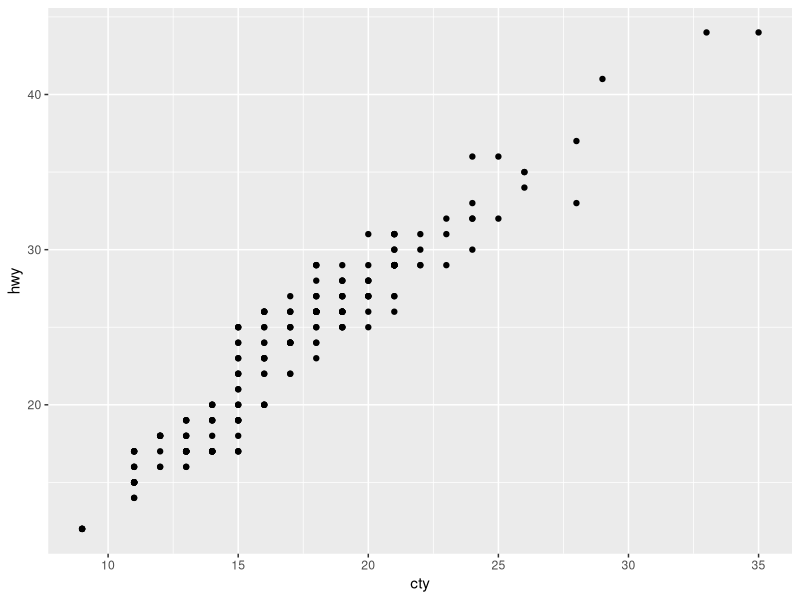
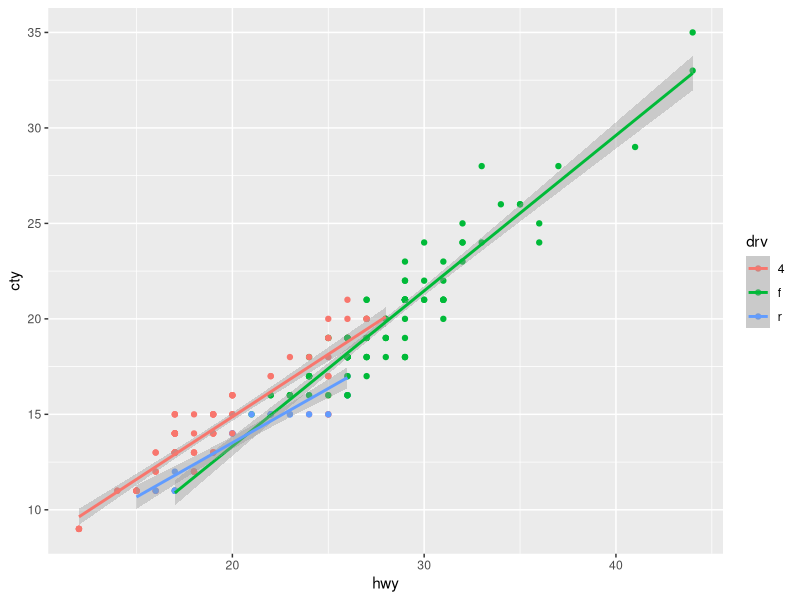
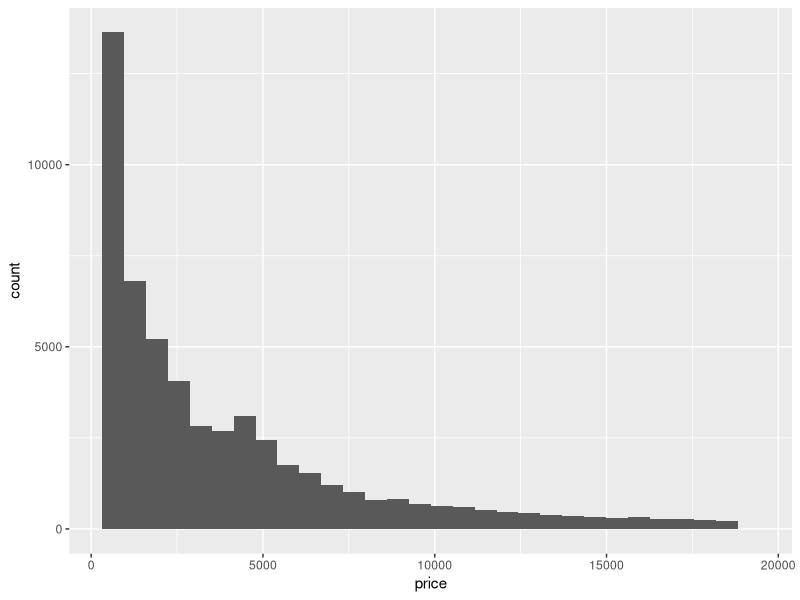
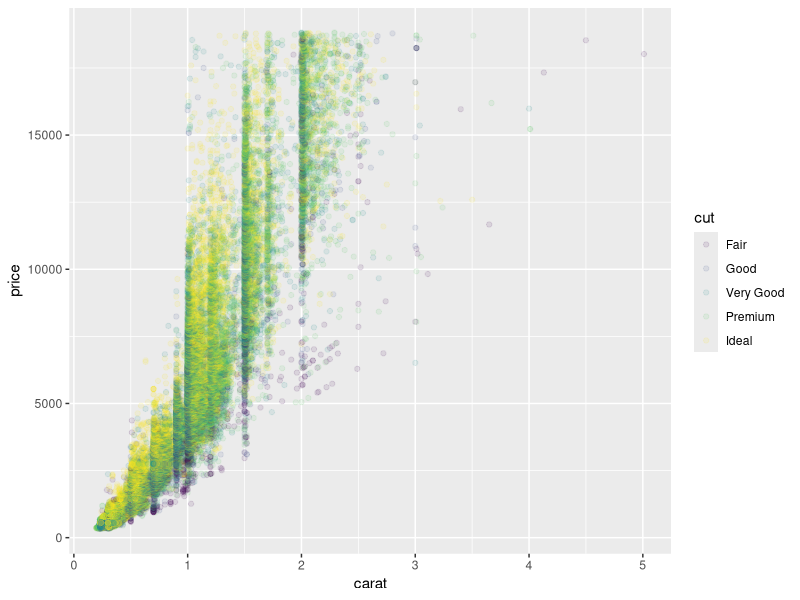
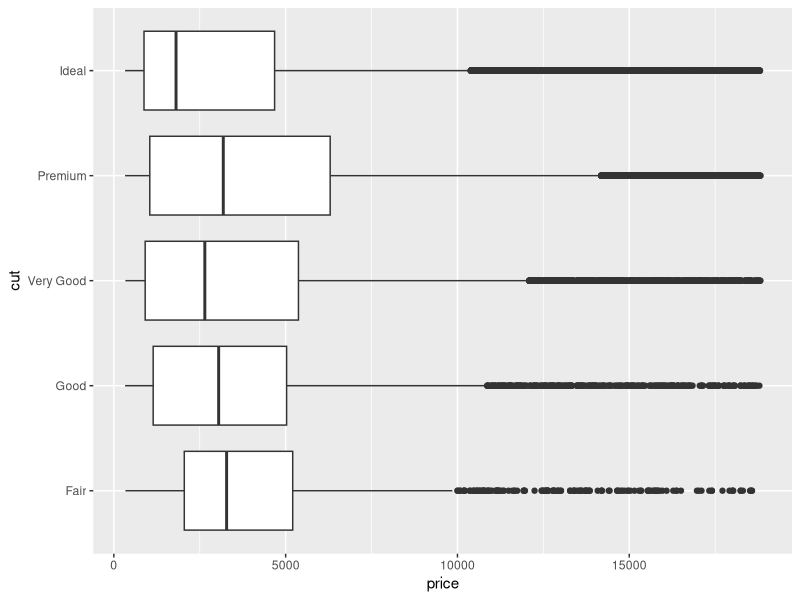
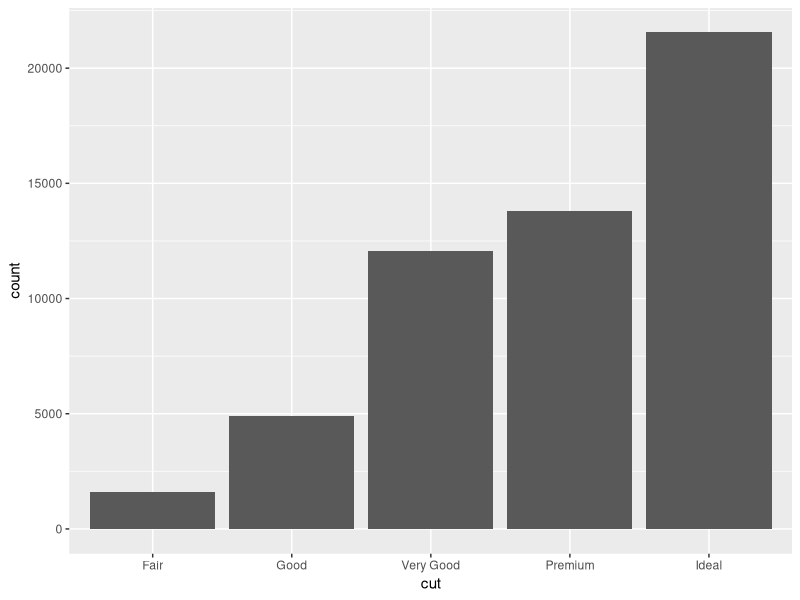

R code for these plots, in order: (Note: this script raises an error after producing the figures.)
## ---- chunk 1
knitr::opts_chunk$set(echo = TRUE)
## ---- chunk 2
library(ggplot2)
## ---- chunk 3
mpg
## ---- chunk 4
ggplot(mpg, aes(x=cty, y=hwy)) +
  geom_point()

## ---- chunk 5
ggplot(mpg, aes(x=hwy, y=cty, colour=drv)) +
  geom_point() +
  geom_smooth(method='lm')
## ---- chunk 6
diamonds
## ---- chunk 7
# Histogram
ggplot(diamonds, aes(x = price)) +
  geom_histogram()

# Area
# ggplot(diamonds, aes(x = price, fill=cut)) +
#   geom_area(stat="bin", bins=100)

# Density (kernel estimation)
# ggplot(diamonds, aes(x = price)) +
#   geom_density()

## ---- chunk 8
ggplot(diamonds, aes(x = carat, 
                     y = price, 
                     colour = cut)) +
geom_point(alpha=0.1)  
# geom_rug() 
# geom_smooth()

## ---- chunk 9

ggplot(diamonds, aes(x = price, y = cut)) +
  geom_boxplot()
  # geom_violin()
## ---- chunk 10
ggplot(diamonds, aes(x = cut)) +
  geom_bar()
## ---- chunk 11
#This is the same, but with precalculated counts
diamonds_counts <- diamonds %>% 
  group_by(cut) %>% 
  summarise(count = n())

ggplot(diamonds_counts, aes(x=cut, y=count)) +
  geom_bar(stat='identity')

# geom_col() is a shortcut for geom_bar(stat='identity')
ggplot(diamonds_counts, aes(x=cut, y=count)) +
  geom_col()

## ---- chunk 12
eu_stocks <- data.frame(EuStockMarkets, date=time(EuStockMarkets))
eu_stocks_long <- eu_stocks %>% 
  pivot_longer(cols=c("DAX", "SMI", "CAC", "FTSE"))


ggplot(eu_stocks_long, aes(x = date, 
                           y = value,
                           color = name)) +
  geom_line()
## ---- chunk 13
ggplot(diamonds, aes(x = carat, 
                     y = price, 
                     colour = clarity)) +
  geom_point() +
  scale_colour_brewer(type='seq') +
  scale_x_continuous(trans="log10")

## ---- chunk 14
ggplot(mpg, aes(x = cty, 
                y = hwy, 
                colour = class)) +
  geom_point() +
  theme_classic()
## ---- chunk 15
ggplot(mpg) + 
  geom_bar(aes(y = class, fill = drv)) +
  facet_grid(cols=vars(year)) +
  theme_minimal() +
  scale_fill_brewer(palette = 'Accent') +
  labs(title = 'Number of Cars by Year',
       caption = '© De Nederlandsche Bank',
       x = NULL,
       y = 'Car class',
       fill = 'Drive type') +
  theme(
    title = element_text(family = 'sans', 
                         face='italic', 
                         color='darkgray'),
    strip.text = element_text(face='bold', size=10),
    panel.grid.major.y = element_blank(),
    panel.grid.minor.x = element_line(linetype = 'dashed')
  )
## ---- chunk 16
ggplot(mpg, aes(x=cty, y=displ)) +
  geom_point(aes(color=drv)) 
+
  geom_text(data=filter(mpg, hwy > 40), aes(label=model))
